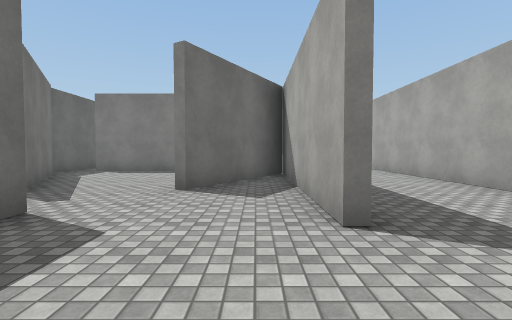
View 1 (above)

24 first-person views from a walk through a 3-D level made in the Unity game engine. The camera is 1.3 m above the floor, tilts 2° down and sees 85° across. The floor is counted in squares, 1.89 m on a side. Each view is taken from the middle of a square. On the plan, view 1 faces up. The plan holds only what a view shows up to about 9 squares ahead; the rest is blank. The place goes on beyond the plan. The player character is not drawn. Surface patterns are stand-ins for the level's own textures.

View 2
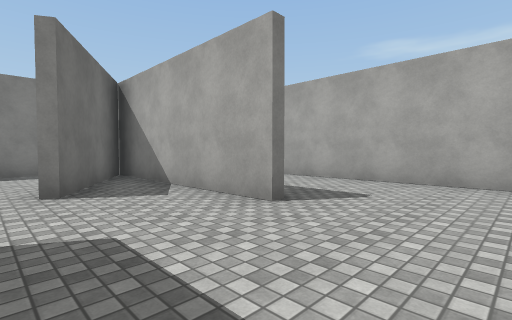

View 3
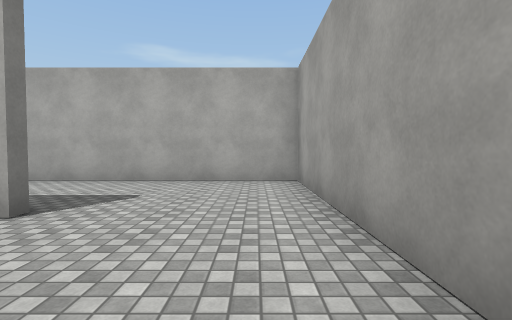

View 4
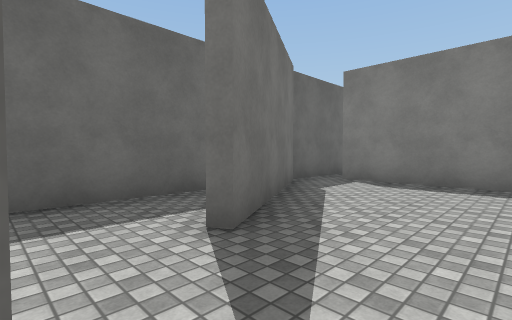

View 5
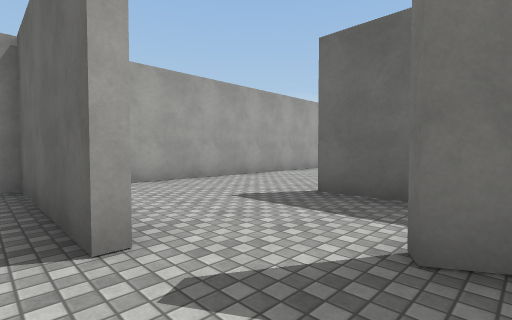

View 6
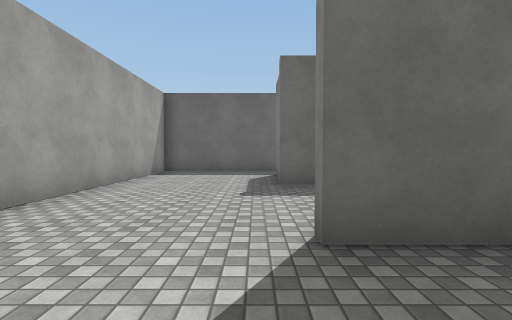

View 7
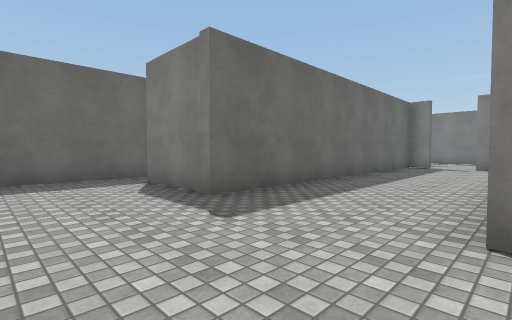

View 8
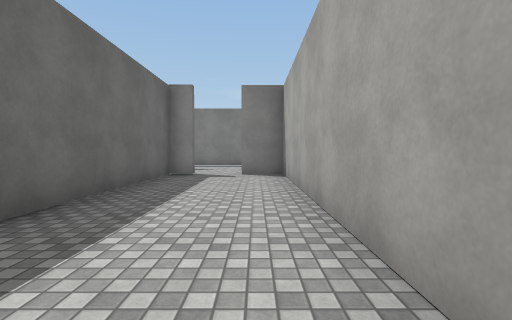

View 9
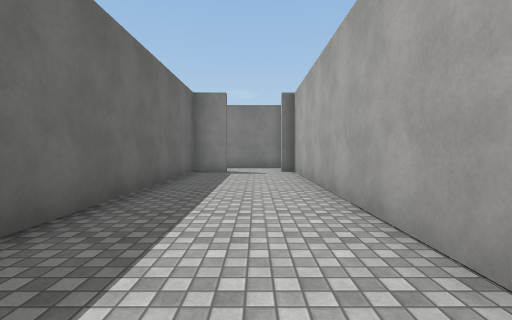

View 10
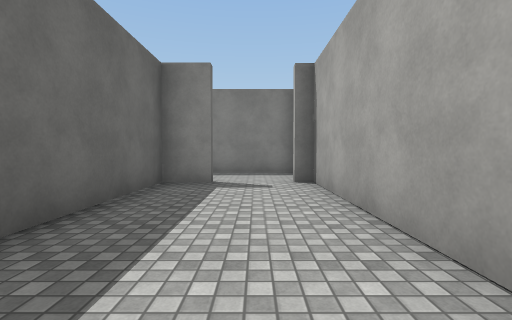

View 11
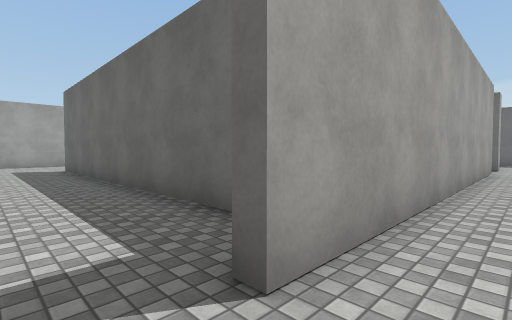

View 12
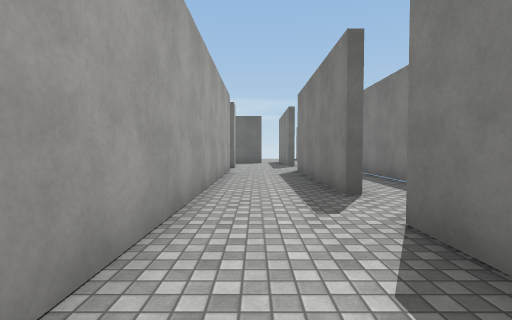

View 13
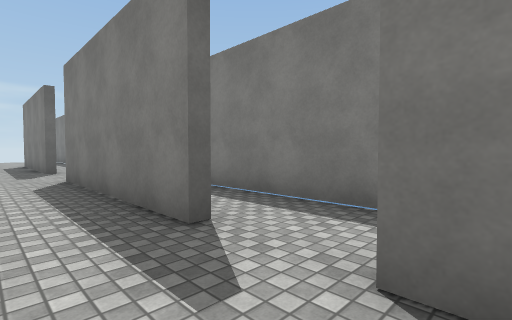

View 14
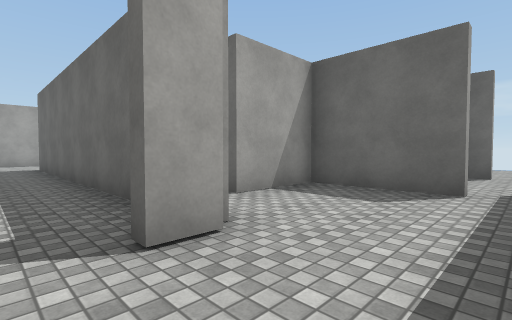

View 15
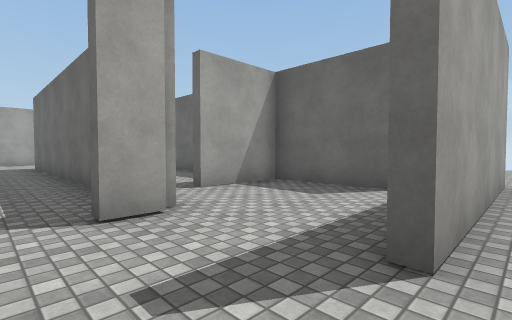

View 16
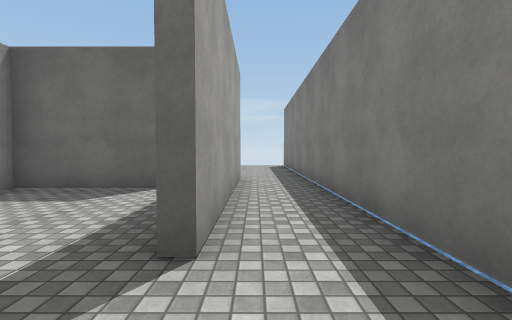

View 17
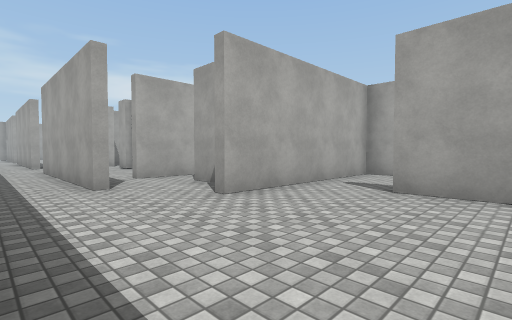

View 18
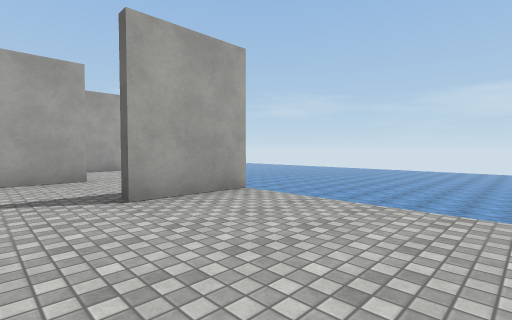

View 19
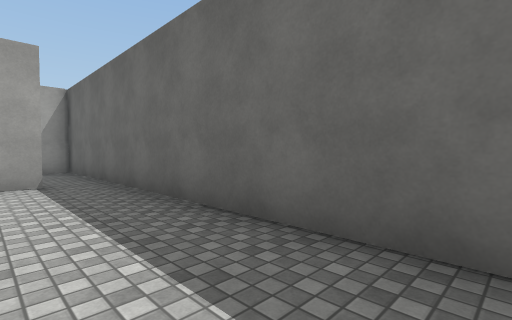

View 20
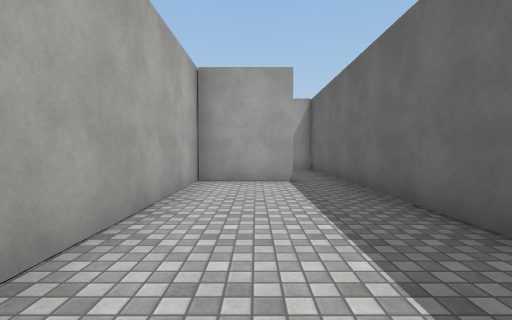

View 21
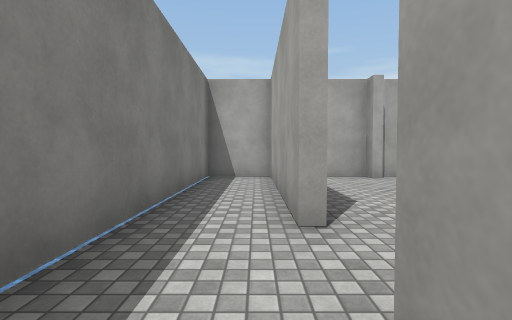

View 22
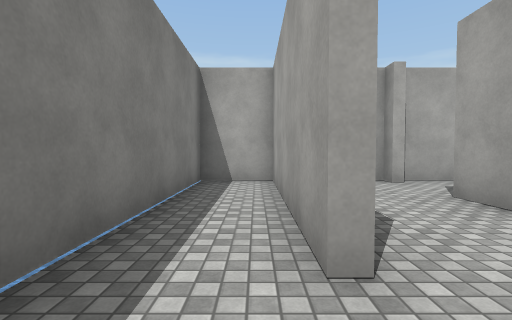

View 23
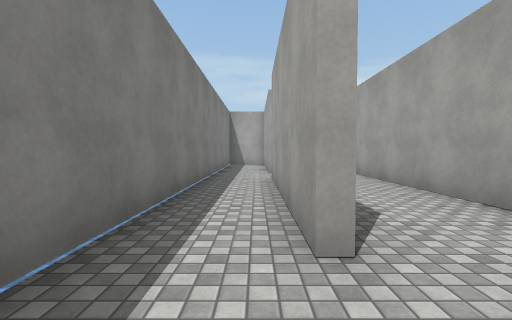

View 24
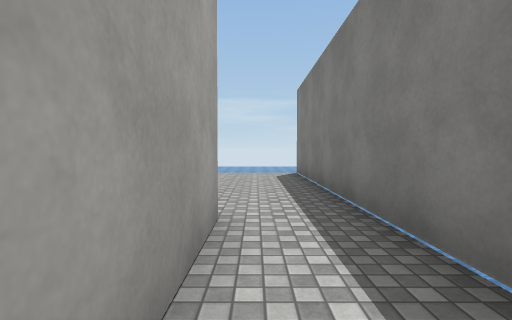

### Floor plan
Ten units are one square. View 1 is at (0, 0); x grows to the right and y downward. Boxes are objects, and circles mark ways between rooms. Rooms are numbered by the first view taken in them; rooms with no view inside come last. Other rooms are left out.
<svg viewBox="-210 -167 257 181">
<path fill="none" stroke="#000" d="M8 -24 8 -81 -12 -46M-25 -31 -25 9 42 9 42 -119 38 -119M-9 -91 -52 -91M-60 -59 -60 -24M-58 -79 -38 -45M21 -119 10 -119 10 -24M-62 -48 -62 -119 -75 -119M-130 -36 -130 9 -42 9M-94 -119 -94 -25 -119 -25M-21 -144 -72 -144M-75 -121 21 -121M-95 -121 -88 -121M38 -121 42 -121 42 -132M41 -144 -6 -144M-92 -162 -205 -162M-148 -146 -98 -146 -98 -144M-72 -146 -22 -146M-154 -125 -145 -125M-164 -134 -164 -128M-166 -114 -166 -134M-205 -113 -184 -113M-6 -146 42 -146 42 -162 -78 -162M-130 -90 -130 -36M-119 -28 -97 -28 -97 -76M-130 -134 -130 -107 -109 -107M-98 -144 -114 -144"/>
<circle cx="-45" cy="-30" r="3" fill="#2a7"/>
<circle cx="30" cy="-120" r="3" fill="#2a7"/>
<circle cx="-80" cy="-120" r="3" fill="#2a7"/>
<circle cx="-120" cy="-30" r="3" fill="#2a7"/>
<circle cx="-15" cy="-140" r="3" fill="#2a7"/>
<circle cx="-85" cy="-140" r="3" fill="#2a7"/>
<circle cx="-100" cy="-130" r="3" fill="#2a7"/>
<text x="0" y="-50">1</text>
<text x="-80" y="-40">2</text>
<text x="-30" y="-130">3</text>
<text x="-110" y="-150">4</text>
<text x="-110" y="-70">5</text>
<text x="-110" y="-120">6</text>
</svg>
Room 1 opens to room 2. Room 1 opens to room 3. Room 2 opens to room 3. Room 2 opens to room 5. Room 3 opens to room 4. Room 3 opens to room 6.

Where each view was taken, in squares from view 1:
view 1: 0 up, 0 right, facing up
view 2: 0 up, 2 left, facing up-right
view 3: 0 up, 2 left, facing right
view 4: 3 up, 2 left, facing up-left
view 5: 5 up, 2 left, facing down-left
view 6: 2 up, 4 left, facing left
view 7: 0 up, 6 left, facing up-left
view 8: 4 up, 7 left, facing up
view 9: 3 up, 3 right, facing up
view 10: 6 up, 3 right, facing up
view 11: 13 up, 3 right, facing down-left
view 12: 13 up, 2 right, facing left
view 13: 13 up, 0 right, facing up-left
view 14: 14 up, 8 left, facing down-left
view 15: 15 up, 8 left, facing down-left
view 16: 15 up, 8 left, facing left
view 17: 16 up, 20 left, facing down-right
view 18: 15 up, 17 left, facing down-left
view 19: 9 up, 11 left, facing down-left
view 20: 9 up, 11 left, facing down
view 21: 15 up, 3 left, facing right
view 22: 15 up, 2 left, facing right
view 23: 15 up, 9 left, facing right
view 24: 15 up, 12 left, facing left
